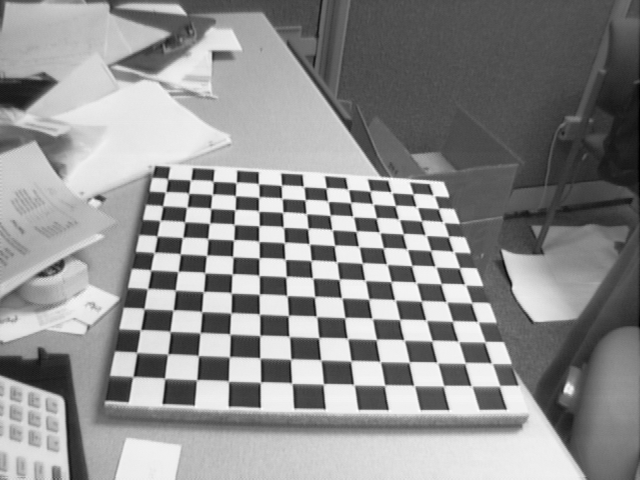
//> input picture Ejercicios/T10/NOTEBOOKS/2-Calibracion_Camara/images/calibration2/Image1.tif, 640 x 480 px
$ ./aperturaPeche ../../../../T10/NOTEBOOKS/2-Calibracion_Camara/images/calibration2/Image1.tif ../../../../T10/NOTEBOOKS/2-Calibracion_Camara/images/calibration2/Image10.tif   (built with g++ and OpenCV 4)
//> lines starting //> are read from the running program, lines starting //| are printed output that depends on the picture; after the words box and inside, x2 and y2 are one past the last pixel; in counts of white or black regions, pixels touching at a corner belong together
#include <iostream>
#include <opencv2/opencv.hpp>
#include <opencv2/core.hpp>
#include <opencv2/imgproc.hpp>

using namespace std;
using namespace cv;

// para executar: aperturaPeche.out imaxe_apertura imaxe_peche
int main(int argc, char** argv){

  //Lemos os argumentos de entrada
  const char* file = argv[1];
  Mat image = imread(file, IMREAD_GRAYSCALE);
//> image is the input picture: 480 rows x 640 cols, CV_8UC1; min 1, max 254, mean 142.9

  if(image.empty())
  {
    cout << "Erro lendo a imaxe" << file<< endl;
    return -1;
  }


imshow("imaxe",image);
waitKey(0);

// Especificamos o tamanho do kernel
int kernelSize = 10;

// Creamos o kernel
Mat element = getStructuringElement(MORPH_ELLIPSE, Size(2*kernelSize+1, 2*kernelSize+1),
                                    Point(kernelSize, kernelSize));

imshow("imaxe",255*element);
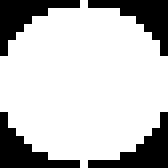
//> window 'imaxe': 21 rows x 21 cols, CV_8UC1 (shown 8 times larger); 75.5% white; 4 black regions, box (x1, y1, x2, y2) and area: (0, 0, 10, 7) 27, (11, 0, 21, 7) 27, (0, 14, 10, 21) 27, (11, 14, 21, 21) 27
waitKey(0);

Mat imEroded;
// Realizamos a dilatacion
erode(image, imEroded, element, Point(-1,-1),1);
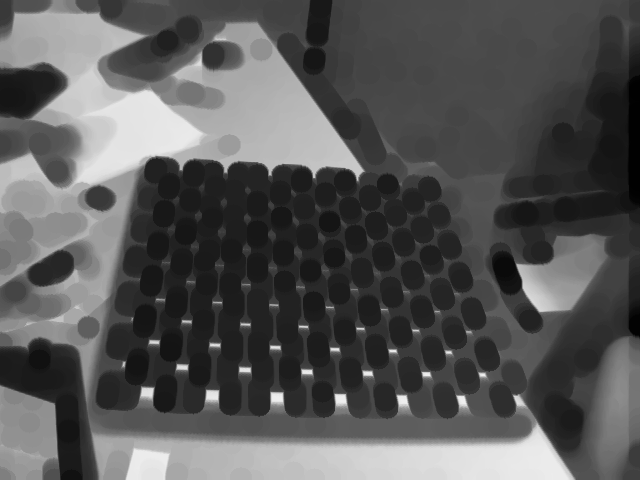
//> imEroded: 480 rows x 640 cols, CV_8UC1; min 1, max 239, mean 86.9

imshow("imaxe",255*imEroded);
waitKey(0);

Mat imOpen;
dilate(imEroded, imOpen, element, Point(-1,-1),1);
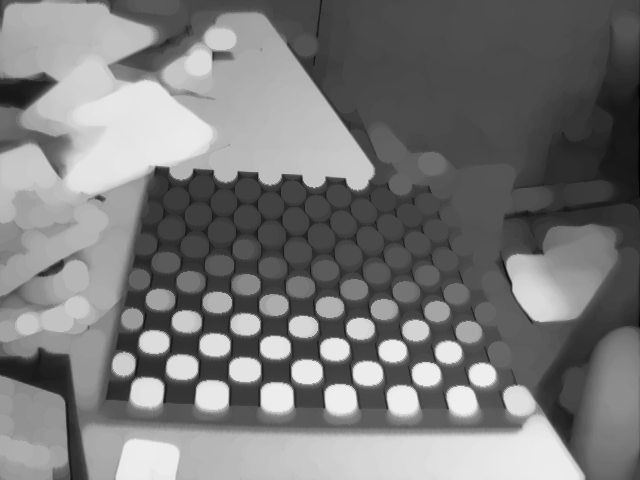
//> imOpen: 480 rows x 640 cols, CV_8UC1; min 1, max 239, mean 121.6

imshow("imaxe",255*imOpen);
waitKey(0);

// Tamanho do kernel para a operacion de apertura
int openingSize = 3;

// Seleccionamos un kernel eliptico
element = getStructuringElement(MORPH_ELLIPSE,Size(2 * openingSize + 1, 2 * openingSize + 1),
                                Point(openingSize, openingSize));

Mat imageMorphOpened;
morphologyEx(image, imageMorphOpened, MORPH_OPEN, element, Point(-1,-1),3);
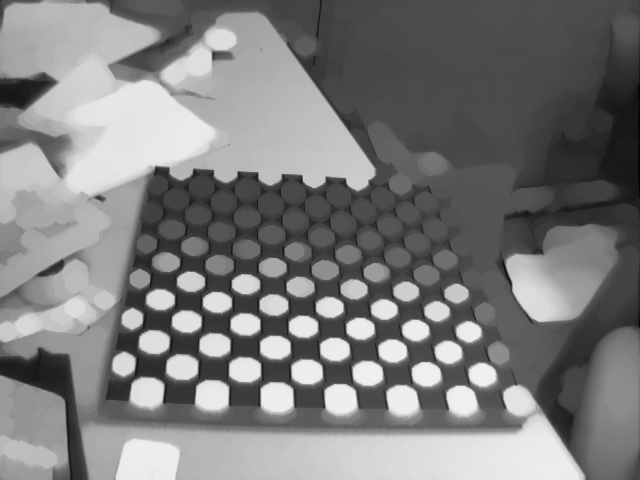
//> imageMorphOpened: 480 rows x 640 cols, CV_8UC1; min 1, max 239, mean 125.1
imshow("imaxe",imageMorphOpened*255);
waitKey(0);


  //Lemos os argumentos de entrada
  file = argv[2];
  image = imread(file, IMREAD_GRAYSCALE);
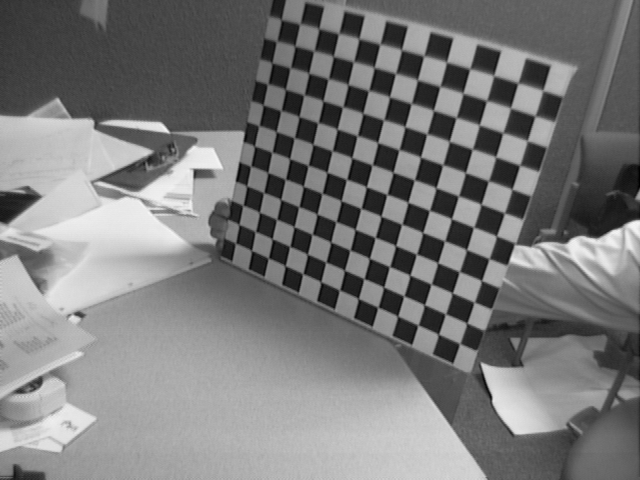
//> input picture Ejercicios/T10/NOTEBOOKS/2-Calibracion_Camara/images/calibration2/Image10.tif, 640 x 480 px
//> image is the input picture: 480 rows x 640 cols, CV_8UC1; min 1, max 246, mean 122.3

  if(image.empty())
  {
    cout << "Erro lendo a imaxe" << file<< endl;
    return -1;
  }


// tamanho kernel
kernelSize = 10;
// creamos kernel
element = getStructuringElement(MORPH_ELLIPSE, Size(2*kernelSize+1, 2*kernelSize+1),
                                    Point(kernelSize, kernelSize));

Mat imDilated;
// Realizamos a dilatacion
dilate(image, imDilated, element);
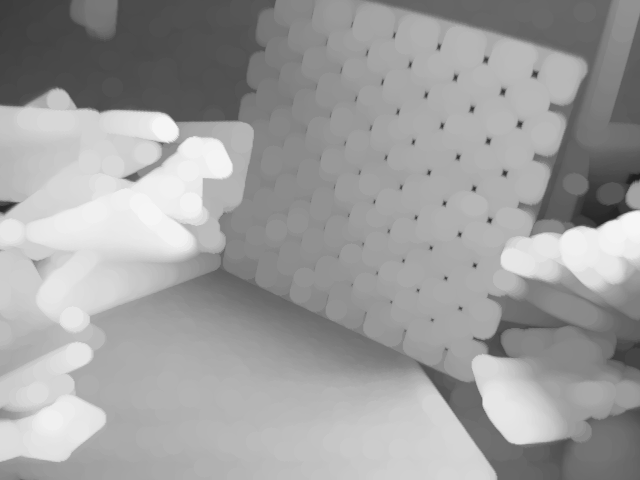
//> imDilated: 480 rows x 640 cols, CV_8UC1; min 31, max 246, mean 158.3

imshow("imaxe",imDilated);
waitKey(0);

Mat imClose;
//Erosion
erode(imDilated, imClose, element);
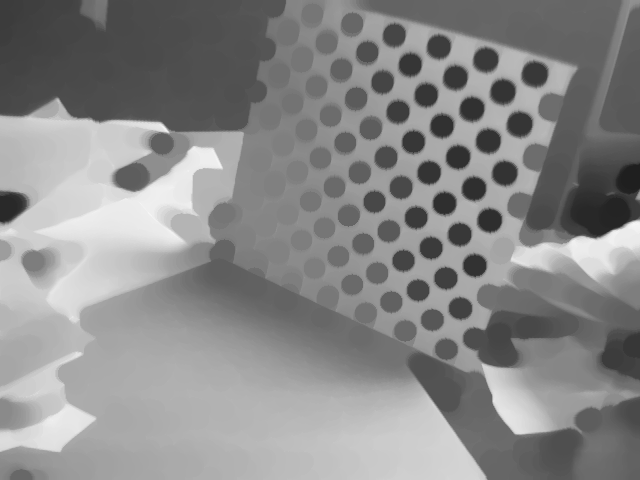
//> imClose: 480 rows x 640 cols, CV_8UC1; min 31, max 246, mean 136.8

imshow("imaxe",imClose);
waitKey(0);

// Creamos elemento estrutural
int closingSize = 10;
// Seleccionamos forma eliptica
element = getStructuringElement(MORPH_ELLIPSE,Size(2 * closingSize + 1, 2 * closingSize + 1),
                                Point(closingSize, closingSize));

Mat imageMorphClosed;
morphologyEx(image, imageMorphClosed, MORPH_CLOSE, element);
imshow("imaxe",imageMorphClosed);
waitKey(0);

return 0;
}
